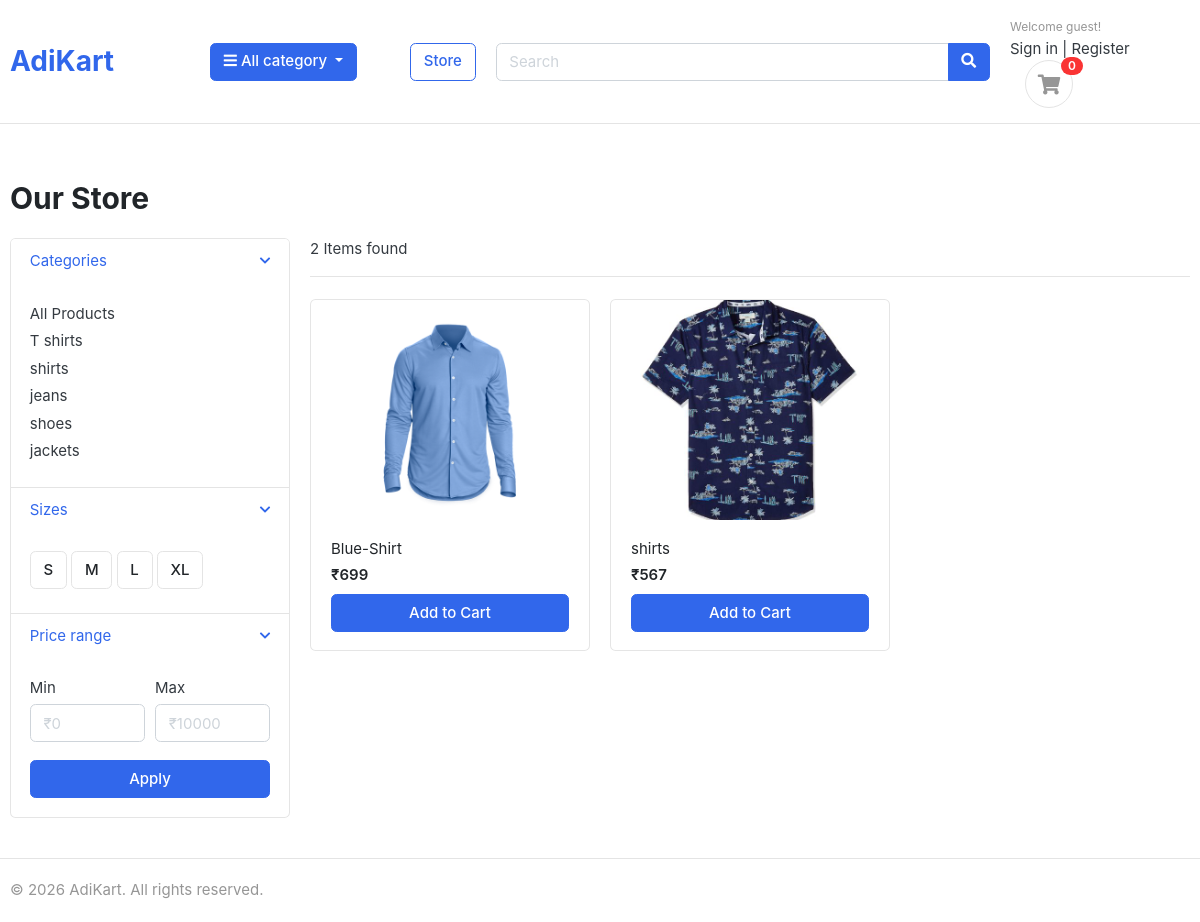
Before: /store/category/shirts/ with the older database file.
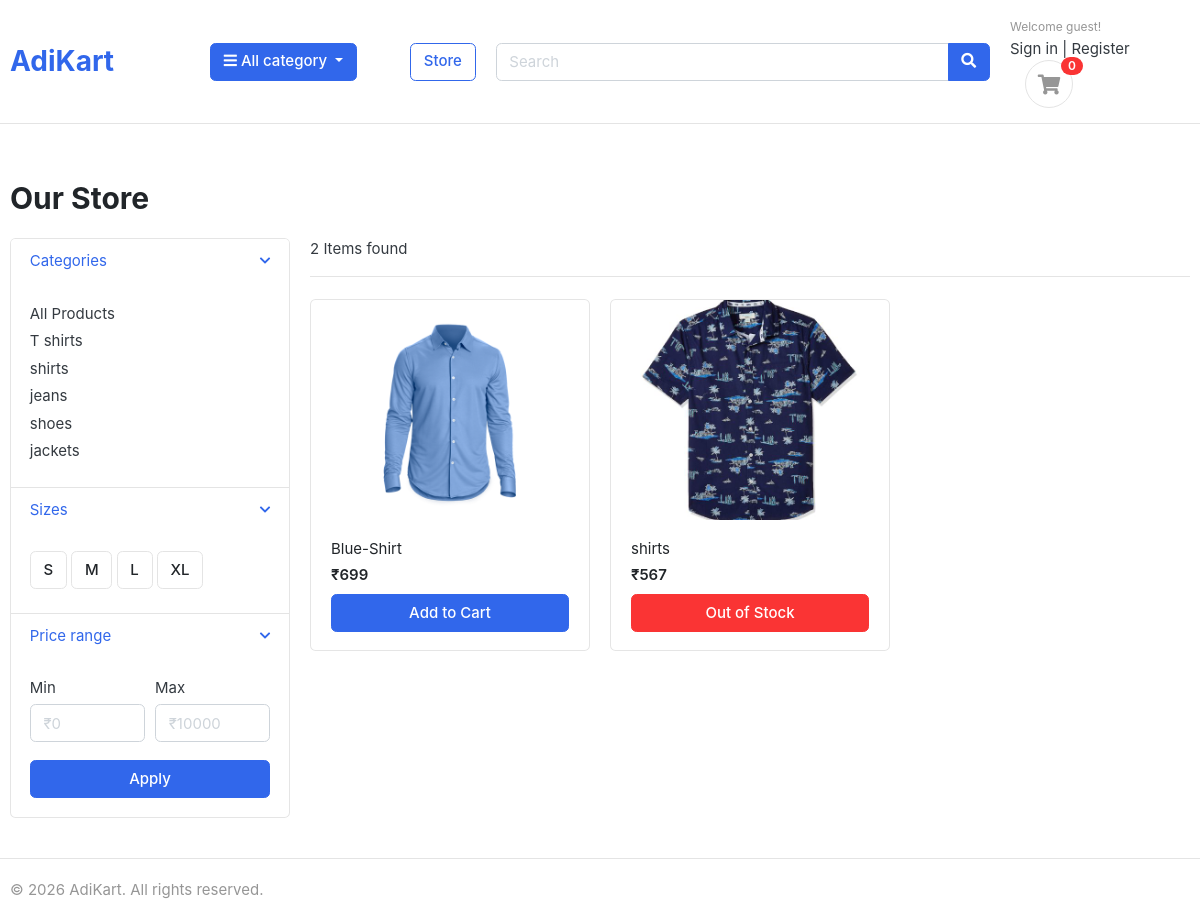
After: the same page with the newer database file.
### category/models.py (models this page shows, shortened)
class Category(models.Model):
    category_name = models.CharField(max_length=50)
    slug=models.SlugField(max_length=100, unique=True)
    description=models.TextField(max_length=255)
    image=models.ImageField(upload_to='photos/categories', blank=True)
    class Meta:
        verbose_name = 'category'
        verbose_name_plural = 'categories'

### store/models.py (models this page shows, shortened)
class product(models.Model):
    product_name=models.CharField(max_length=200, unique=True)
    slug=models.SlugField(max_length=200, unique=True)
    description=models.TextField(max_length=500, blank=True)
    price=models.IntegerField()
    images=models.ImageField(upload_to='photos/products')
    is_available=models.BooleanField(default=True)
    category=models.ForeignKey(Category, on_delete=models.CASCADE)
    created_date=models.DateTimeField(auto_now_add=True)
    modified_date=models.DateTimeField(auto_now=True)

### store/views.py (the view)
# urls.py: path('category/<slug:category_slug>/', views.products_by_category, name='products_by_category'),
def products_by_category(request, category_slug):
    category = get_object_or_404(Category, slug=category_slug)
    products = product.objects.filter(category=category)
    categories = Category.objects.all()
    paginator = Paginator(products, 3)
    page = request.GET.get('page')
    products = paginator.get_page(page)
    product_count = paginator.count
    return render(request, 'store/store.html', {
        'products': products,
        'categories': categories,
        'product_count': product_count,
    })

### cart/context_processors.py (called while the page is built)
def cart_count(request):
    cart = request.session.get('cart', {})
    count = 0
    for quantity in cart.values():
        count += quantity
    return {
        'cart_count': count
    }

### templates/store/store.html (shortened to what this page needs)
{% extends "base.html" %}
{% block content %}
<section class="section-content padding-y">
<div class="container">
    <header class="section-heading">
        <h2 class="section-title">Our Store</h2>
    </header>
    <div class="row">
        <aside class="col-md-3">
            <div class="card">
                <article class="filter-group">
                    <header class="card-header">
                        <a href="#" class="title">
                            <i class="icon-control fa fa-chevron-down"></i>
                            Categories
                        </a>
                    </header>
                    <div class="filter-content">
                        <div class="card-body">
                            <ul class="list-menu">
                                <li>
                                    <a href="/store/">
                                        All Products
                                    </a>
                                </li>
                                {% for category in categories %}
                                <li>
                                    <a href="{% url 'products_by_category' category.slug %}">
                                        {{ category.category_name }}
                                    </a>
                                </li>
                                {% endfor %}
                            </ul>
                        </div>
                    </div>
                </article>
                <article class="filter-group">
                    <header class="card-header">
                        <a href="#" class="title">
                            <i class="icon-control fa fa-chevron-down"></i>
                            Sizes
                        </a>
                    </header>
                    <div class="filter-content">
                        <div class="card-body">
                            <label class="checkbox-btn">
                                <span class="btn btn-light">S</span>
                            </label>
                            <label class="checkbox-btn">
                                <span class="btn btn-light">M</span>
                            </label>
                            <label class="checkbox-btn">
                                <span class="btn btn-light">L</span>
                            </label>
                            <label class="checkbox-btn">
                                <span class="btn btn-light">XL</span>
                            </label>
                        </div>
                    </div>
                </article>
                <article class="filter-group">
                    <header class="card-header">
                        <a href="#" class="title">
                            <i class="icon-control fa fa-chevron-down"></i>
                            Price range
                        </a>
                    </header>
                    <div class="filter-content">
                        <div class="card-body">
                            <div class="form-row">
                                <div class="form-group col-md-6">
                                    <label>Min</label>
                                    <input class="form-control"
                                           placeholder="₹0"
                                           type="number">
                                </div>
                                <div class="form-group col-md-6">
                                    <label>Max</label>
                                    <input class="form-control"
                                           placeholder="₹10000"
                                           type="number">
                                </div>
                            </div>
                            <button class="btn btn-block btn-primary">
                                Apply
                            </button>
                        </div>
                    </div>
                </article>
            </div>
        </aside>
        <main class="col-md-9">
            <header class="border-bottom mb-4 pb-3">
                <div class="form-inline">
                    <span class="mr-md-auto">
                        {{ product_count }} Items found
                    </span>
                </div>
            </header>
            <div class="row">
                {% for product in products %}
                <div class="col-md-4">
                    <figure class="card card-product-grid">
                        <div class="img-wrap">
                            <a href="{% url 'product_detail' product.slug %}">
                                <img src="{{ product.images.url }}">
                            </a>
                        </div>
                        <figcaption class="info-wrap">
                            <a href="{% url 'product_detail' product.slug %}"
                               class="title">
                                {{ product.product_name }}
                            </a>
                            <div class="price mt-1">
                                ₹{{ product.price }}
                            </div>
                            {% if product.is_available %}
                                <a href="{% url 'add_to_cart' product.id %}"
                                   class="btn btn-primary btn-block mt-2">
                                    Add to Cart
                                </a>
                            {% else %}
                                <span class="btn btn-danger btn-block mt-2">
                                    Out of Stock
                                </span>
                            {% endif %}
                        </figcaption>
                    </figure>
                </div>
                {% empty %}
                <div class="col-12 text-center">
                    <h4>No products found</h4>
                </div>
                {% endfor %}
            </div>
        </main>
    </div>
</div>
</section>
{% endblock %}

### templates/base.html (shortened to what this page needs)
{% load static %}
<!DOCTYPE HTML>
<html lang="en">
<head>
    <link href="{% static 'css/bootstrap.css' %}"
          rel="stylesheet"
          type="text/css">
    <link href="{% static 'fonts/fontawesome/css/all.min.css' %}"
          type="text/css"
          rel="stylesheet">
    <link href="{% static 'css/ui.css' %}"
          rel="stylesheet"
          type="text/css">
    <link href="{% static 'css/responsive.css' %}"
          rel="stylesheet"
          type="text/css">
</head>
<body>
<header class="section-header">
    <section class="header-main border-bottom">
        <div class="container">
            <div class="row align-items-center">
                <div class="col-lg-2 col-md-3 col-6">
                    <a href="/" class="brand-wrap">
                        <h1 style="color: #3167eb;
                                   font-size: 28px;
                                   font-weight: bold;
                                   margin: 0;">
                            AdiKart
                        </h1>
                    </a>
                </div>
                <div class="col-lg-2 col-md-3 col-6">
                    <div class="category-wrap dropdown">
                        <button class="btn btn-primary dropdown-toggle"
                                data-toggle="dropdown">
                            <i class="fa fa-bars"></i>
                            All category
                        </button>
                    </div>
                </div>
                <div class="col-lg-auto col-md-auto col-6">
                    <a href="/store/"
                       class="btn btn-outline-primary">
                        Store
                    </a>
                </div>
                <div class="col-lg col-md-6 col-12">
                    <form class="search"
                          action="/store/"
                          method="GET">
                        <div class="input-group">
                            <input type="text"
                                   name="keyword"
                                   class="form-control"
                                   placeholder="Search"
                                   value="{{ keyword|default:'' }}">
                            <div class="input-group-append">
                                <button class="btn btn-primary"
                                        type="submit">
                                    <i class="fa fa-search"></i>
                                </button>
                            </div>
                        </div>
                    </form>
                </div>
                <div class="col-lg-2 col-md-3 col-6">
                    <div class="widgets-wrap">
                        <div class="widget-header">
                            <small class="text-muted">
                                Welcome guest!
                            </small>
                            <div>
                                <a href="#">
                                    Sign in
                                </a>
                                <span class="dark-transp">
                                    |
                                </span>
                                <a href="#">
                                    Register
                                </a>
                            </div>
                        </div>
                        <a href="{% url 'cart' %}"
                           class="widget-header pl-3">
                            <div class="icon icon-sm rounded-circle border">
                                <i class="fa fa-shopping-cart"></i>
                            </div>
                            <span class="badge badge-pill badge-danger notify">
                                {{ cart_count }}
                            </span>
                        </a>
                    </div>
                </div>
            </div>
        </div>
    </section>
</header>
{% block content %}
{% endblock %}
<footer class="section-footer border-top">
    <div class="container">
        <section class="footer-bottom row">
            <div class="col-md-6">
                <p class="text-muted">
                    © 2026 AdiKart. All rights reserved.
                </p>
            </div>
        </section>
    </div>
</footer>
</body>
</html>

### AdiKart/static/css/ui.css (style rules this page uses)
html { font-family: "Inter", sans-serif; font-size: 15px; }
.img-wrap { text-align: center; display: block; }
.img-wrap img { max-width: 100%; }
.icon-xs, .icon-sm, .icon-md, .icon-lg { display: inline-block; text-align: center; flex-shrink: 0; flex-grow: 0; }
.icon-sm { width: 48px; height: 48px; line-height: 48px !important; font-size: 20px; }
.padding-y { padding-top: 40px; padding-bottom: 40px; }
figure { margin-bottom: 0; }
article:after, .form-group:after { display: block; clear: both; content: ""; }
.section-heading { margin-bottom: 20px; margin-top: 15px; }
.section-title { color: #212529; }
p:last-child { margin-bottom: 0; }
.header-main { position: relative; padding-top: 1rem; padding-bottom: 1rem; }
.widget-header { display: inline-block; vertical-align: middle; position: relative; }
.widget-header a { color: #343a40; }
.widget-header i { color: #969696; }
.widget-header .notify { position: absolute; top: -3px; right: -10px; }
.footer-bottom { padding-top: 20px; padding-bottom: 20px; }
.btn-light { background-color: #fff; border-color: #e4e4e4; }
[class*=list-] li:after { visibility: hidden; display: block; content: ""; overflow: hidden; height: 0; clear: both; }
.list-menu { list-style: none; margin: 0; padding-left: 0; }
.list-menu li { margin-bottom: 5px; }
.list-menu a { color: #343a40; }
[class*=card-product] a.title { color: #212529; display: block; }
[class*=card-product] .img-wrap { overflow: hidden; position: relative; }
[class*=card-product] .img-wrap img { height: 100%; max-width: 100%; width: auto; display: inline-block; -o-object-fit: cover; object-fit: cover; }
.card-product-grid { margin-bottom: 20px; }
.card-product-grid .img-wrap { border-radius: 0.2rem 0.2rem 0 0; height: 220px; }
.card-product-grid .info-wrap { overflow: hidden; padding: 18px 20px; }
.card .img-wrap { overflow: hidden; }
.notify { position: absolute; top: -4px; right: -10px; display: inline-block; padding: 0.25em 0.6em; font-size: 12px; line-height: 1; text-align: center; border-radius: 3rem; color: #fff; background-color: #fa3434; }
.price { font-weight: 600; color: #212529; }
.icon-control { margin-top: 5px; float: right; font-size: 80%; }
.card-header .title { margin-bottom: 0; line-height: 1.5; }
.filter-group { border-bottom: 1px solid #e4e4e4; }
.filter-group .card-header { border-bottom: 0; }
.filter-group:last-child { border-bottom: 0; }
.checkbox-btn { position: relative; }

Changed rows visible on the page:
changed product "shirts": is_available "Add to Cart" → "Out of Stock"
